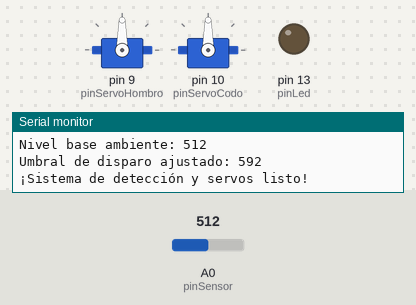
A sketch run on a simulated Arduino Uno, built with avr-gcc and run on an emulated ATmega328P. Shown: 2 × servo, output pins drawn as LEDs (lit = HIGH), the last lines printed to the serial monitor. Dashed ring = blinking. The test bench sets the inputs (shaded band); at power-on: A0 (pinSensor) = 512.

Above: at 5.2 s.
5.3 s: A0 (pinSensor) set to 581
6.8 s: A0 (pinSensor) set to 606
At 7.23 s:
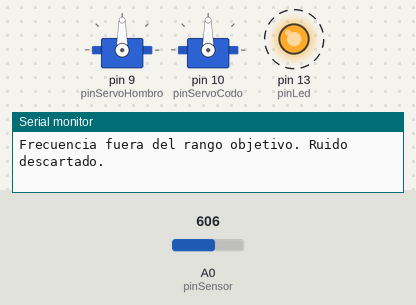
9.8 s: A0 (pinSensor) set to 511
At 11.0 s:
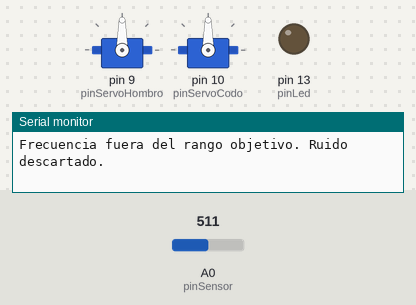
11.3 s: A0 (pinSensor) set to 716
At 11.42 s:
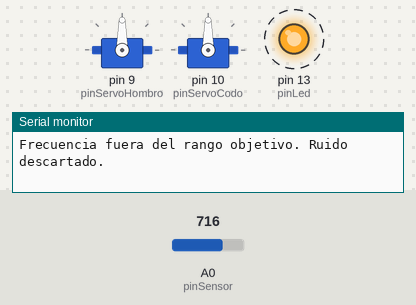
Timing chart, 0 to 15.3 s (numbered marks = the images above; inputs shaded):
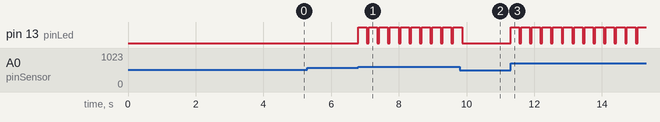

Measured:
- the behaviour switches between 592 and 593 on A0 (pinSensor) (found by bisection; images 0 and 1)
- after the input at 5.3 s, every drawn part: stays the same
- after the input at 6.8 s, pin 13 (pinLed): alternates HIGH for 0.25 s and LOW for 0.06 s, starting at once
- after the input at 9.8 s, pin 13 (pinLed): goes on until 9.9 s, then stays LOW
- after the input at 11.3 s, pin 13 (pinLed): alternates HIGH for 0.25 s and LOW for 0.06 s, starting at once

The sketch:

Robot_Portero.ino
```cpp
#include <Servo.h>

// --- PINES DE PERIFÉRICOS ---
const int pinSensor = A0;      // Entrada analógica del micrófono (KY-038)
const int pinLed = 13;         // LED indicador de recepción de pito
const int pinServoHombro = 9;  // Servo 1: Base / Hombro
const int pinServoCodo = 10;   // Servo 2: Codo

// --- OBJETOS Y VARIABLES DE SERVOS ---
Servo servoHombro;
Servo servoCodo;

// --- VARIABLES DE CALIBRACIÓN Y FILTRADO ---
int nivelBaseAmbiente = 0;
int umbralDeteccion = 0;
const unsigned long ventanaTiempo = 250; // Tiempo de análisis (ms)
bool enCruce = false;

// Rango de validación del pito del árbitro / robot portero
const float frecMinimaPito = 2400.0; // Hz
const float frecMaximaPito = 2900.0; // Hz

void setup() {
  Serial.begin(9600);
  pinMode(pinLed, OUTPUT);
  digitalWrite(pinLed, LOW);

  // Inicialización y postura inicial de servos (90° reposo central)
  servoHombro.attach(pinServoHombro);
  servoCodo.attach(pinServoCodo);
  servoHombro.write(90);
  servoCodo.write(90);

  // --- CALIBRACIÓN AUTOMÁTICA DE RUIDO AMBIENTE ---
  Serial.println("Calibrando ambiente... ¡NO HAGAS RUIDO POR 3 SEGUNDOS!");
  delay(3000);

  long sumaCalibracion = 0;
  int muestras = 200;

  for (int i = 0; i < muestras; i++) {
    sumaCalibracion += analogRead(pinSensor);
    delay(5);
  }

  nivelBaseAmbiente = sumaCalibracion / muestras;
  umbralDeteccion = nivelBaseAmbiente + 80; // Umbral dinámico

  Serial.print("Nivel base ambiente: ");
  Serial.println(nivelBaseAmbiente);
  Serial.print("Umbral de disparo ajustado: ");
  Serial.println(umbralDeteccion);
  Serial.println("¡Sistema de detección y servos listo!");
}

void loop() {
  int lectura = analogRead(pinSensor);

  // Verificación de disparo por nivel de audio superior al umbral
  if (lectura > umbralDeteccion) {
    digitalWrite(pinLed, HIGH);

    unsigned long tiempoInicio = millis();
    int ciclos = 0;
    int lecturaMaxima = 0;

    // Ventana de conteo activo de ciclos de onda (250 ms)
    while (millis() - tiempoInicio < ventanaTiempo) {
      int lecturaActual = analogRead(pinSensor);

      if (lecturaActual > lecturaMaxima) {
        lecturaMaxima = lecturaActual;
      }

      // Conteo de cruzamiento por línea base para hallar la frecuencia
      if (lecturaActual > (nivelBaseAmbiente + 15) && !enCruce) {
        ciclos++;
        enCruce = true;
      } else if (lecturaActual <= (nivelBaseAmbiente + 5)) {
        enCruce = false;
      }
    }

    // Cálculo de la frecuencia en Hertz (Hz)
    float frecuenciaHz = (float)ciclos / (ventanaTiempo / 1000.0);

    Serial.print("¡PITO DETECTADO! | Ciclos: ");
    Serial.print(ciclos);
    Serial.print(" | Frecuencia: ");
    Serial.print(frecuenciaHz, 2);
    Serial.print(" Hz | Pico ADC: ");
    Serial.println(lecturaMaxima);

    digitalWrite(pinLed, LOW);

    // --- EVALUACIÓN Y MOVIMIENTO DEL BRAZO ROBÓTICO ---
    // Filtro de validación: Comprueba que sea una frecuencia real dentro del rango
    if (frecuenciaHz >= frecMinimaPito && frecuenciaHz <= frecMaximaPito) {

      // OPCIÓN 1: PORTERO A LA DERECHA (2400 Hz - 2599 Hz)
      if (frecuenciaHz >= 2400.0 && frecuenciaHz < 2600.0) {
        Serial.println(">> MENÚ: PORTERO A LA DERECHA <<");

        // Servo 1 (Base/Hombro): Estaba en 90° y se mueve a 0°
        servoHombro.write(0);
        // Servo 2 (Codo): Estaba en 90° y se mueve a 180°
        servoCodo.write(180);

        // Mantiene la postura inmóvil por 1 minuto (60,000 ms)
        Serial.println("Manteniendo postura por 1 minuto...");
        delay(60000);
      }

      // OPCIÓN 2: PORTERO AL CENTRO (2600 Hz - 2750 Hz)
      else if (frecuenciaHz >= 2600.0 && frecuenciaHz <= 2750.0) {
        Serial.println(">> MENÚ: PORTERO EN EL CENTRO <<");

        // Servo 2 (Codo): Se queda centrado en 90°
        servoCodo.write(90);

        // Servo 1 (Base/Hombro): Oscila ±15° sobre la base de 90° (75° a 105°)
        for (int i = 0; i < 3; i++) { // Realiza 3 ciclos de oscilación rápida
          servoHombro.write(105); // 15° a la derecha
          delay(200);
          servoHombro.write(75);  // 15° a la izquierda
          delay(200);
        }
        // Al final regresa y se queda fijo en 90°
        servoHombro.write(90);

        // Mantiene la postura inmóvil por 1 minuto (60,000 ms)
        Serial.println("Manteniendo postura por 1 minuto...");
        delay(60000);
      }

      // OPCIÓN 3: PORTERO A LA IZQUIERDA (2750 Hz - 2900 Hz)
      else if (frecuenciaHz > 2750.0 && frecuenciaHz <= 2900.0) {
        Serial.println(">> MENÚ: PORTERO A LA IZQUIERDA <<");

        // Servo 1 (Base/Hombro): Mueve a la izquierda a 180°
        servoHombro.write(180);
        // Servo 2 (Codo): Se repliega a 0°
        servoCodo.write(0);

        // Mantiene la postura inmóvil por 1 minuto (60,000 ms)
        Serial.println("Manteniendo postura por 1 minuto...");
        delay(60000);
      }

      // Regresar los servos a la postura base de reposo al terminar el minuto
      servoHombro.write(90);
      servoCodo.write(90);
      Serial.println("Reactivando monitoreo de audio...");
    } else {
      Serial.println("Frecuencia fuera del rango objetivo. Ruido descartado.");
    }
  }
}
```
